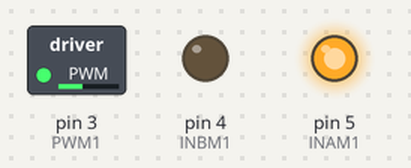
Simulated run of this sketch. Board: Arduino Uno, built with avr-gcc and run on an emulated ATmega328P. Parts: switched loads named in the sketch (green lamp = pin HIGH), output pins drawn as LEDs (lit = HIGH).

Above: at 0.05 s.
At 4.0 s:
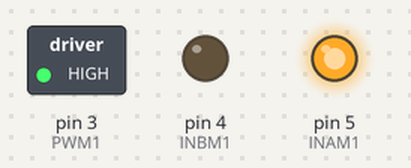
Timing chart, 0 to 4.6 s (numbered marks = the images above):
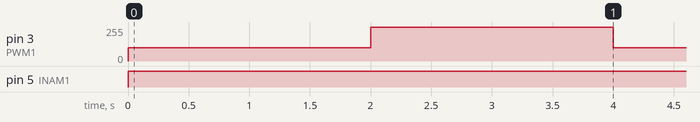

Measured:
- by itself, pin 3 (PWM1): alternates 255/255 for 2.0 s and 100/255 for 2.0 s
- by itself, pin 5 (INAM1): LOW → HIGH at 0.00 s

The sketch:

motorDriver.ino
```cpp
// Date: June 2, 2020
// Author: Bimalka Piyaruwan Thalagala

//L298N motor driver is used for controlling the motors.

//-----------------------------------------------------------------------------
//EN1 and EN2 pins are used to send PWM signals to the driver.
//To do that digital pins capble of sending PWM signals must be chosen.
//Here pin D9 and pin D3 are used in Arduino Uno.

//int PWM2 = 9;
#define PWM1 3

//For other logical inputs for motors any other digital pin can be used.
//Here  D8,D7,D5 and D4 are used.

#define INAM1 5
#define INBM1 4
//int IN3 = 5;
//int -IN4 = 4;

//-----------------------------------------------------------------------------
// Set all the pins defined above to be output pins.

void setup() {

  pinMode(PWM1, OUTPUT);
//  pinMode(EN2, OUTPUT);
  pinMode(INAM1, OUTPUT);
  pinMode(INBM1, OUTPUT);
//  pinMode(IN3, OUTPUT);
//  pinMode(IN4, OUTPUT);
}

//-----------------------------------------------------------------------------
//Define void loop where all the functions are executed.
void loop() {
  /*
  Any function given below can be executed by putting Here
  with necessary arguments.
  As an example  try putting
  Mot1ForwardFix(200); argument must be in the range 0-255
   */
//for (int i = 0; i <255; i++)
//{
  digitalWrite(INAM1, HIGH);
  digitalWrite(INBM1, LOW);
  //Direction can be simply changed by swapping the STATE.{HIGH <--> LOW}
  // To enable the motor necessary voltage must be supplied to the enable pin.
  //Second argument is a value between 0-255 which defines the pulse width of PWM signal.
  analogWrite(PWM1, 100);
  delay(2000);
  analogWrite(PWM1, 255);
  delay(2000);
  //}
}

//-----------------------------------------------------------------------------

//Definig necessary functions.


//-----------------------------------------------------------------------------
////To drive the motors with fixed speed.
//
//void Mot1ForwardFix(int speed) {
//  //To rotate motor 1 in forward direction
//  //We need to first configure the logic input at IN1 and IN2
//  digitalWrite(IN1, HIGH);
//  digitalWrite(IN2, LOW);
//  //Direction can be simply changed by swapping the STATE.{HIGH <--> LOW}
//  // To enable the motor necessary voltage must be supplied to the enable pin.
//  //Second argument is a value between 0-255 which defines the pulse width of PWM signal.
//  analogWrite(EN1, speed);
//}
//
//void Mot2ForwardFix(int speed) {
//  //To rotate motor 2 in forward direction
//  //We need to first configure the logic input at IN3 and IN4
//  digitalWrite(IN3, HIGH);
//  digitalWrite(IN4, LOW);
//  //Direction can be simply changed by swapping the STATE.{HIGH <--> LOW}
//  // To enable the motor necessary voltage must be supplied to the enable pin.
//  //Second argument is a value between 0-255 which defines the pulse width of PWM signal.
//  analogWrite(EN2, speed);
//}
//
//
////-----------------------------------------------------------------------------
////To drive the motors with increasing speed.
//void accelerate() {
//  //To accelerate the speed from zero to maximum we can vary the pulse width
//  //from min to maximum.
//  // A for loop can be used for this purpose.
//  //Fist give necessary logical inputs to the IN pins to configure the direction.
//  // Say we need to rotate forward.
//
//  //motor1 configuration
//  digitalWrite(IN1, HIGH);
//  digitalWrite(IN2, LOW);
//  //motor2 configuration
//  digitalWrite(IN3, HIGH);
//  digitalWrite(IN4, LOW);
//
//  //speed is controlled by input to the enable pin pulse width.
//  //
//  for (int i = 0; i < 256; i++) {
//    analogWrite(EN1, i);
//    analogWrite(EN2, i);
//  }
//  //To decelrate the same function can be used with reversed iteration.
//
//  /*
//  for (int i = 255; i >= 0; i--) {
//    analogWrite(EN1, i)
//    analogWrite(EN2, i)
//  }
//  */
//}
////-----------------------------------------------------------------------------
////To control with a joystic
```
